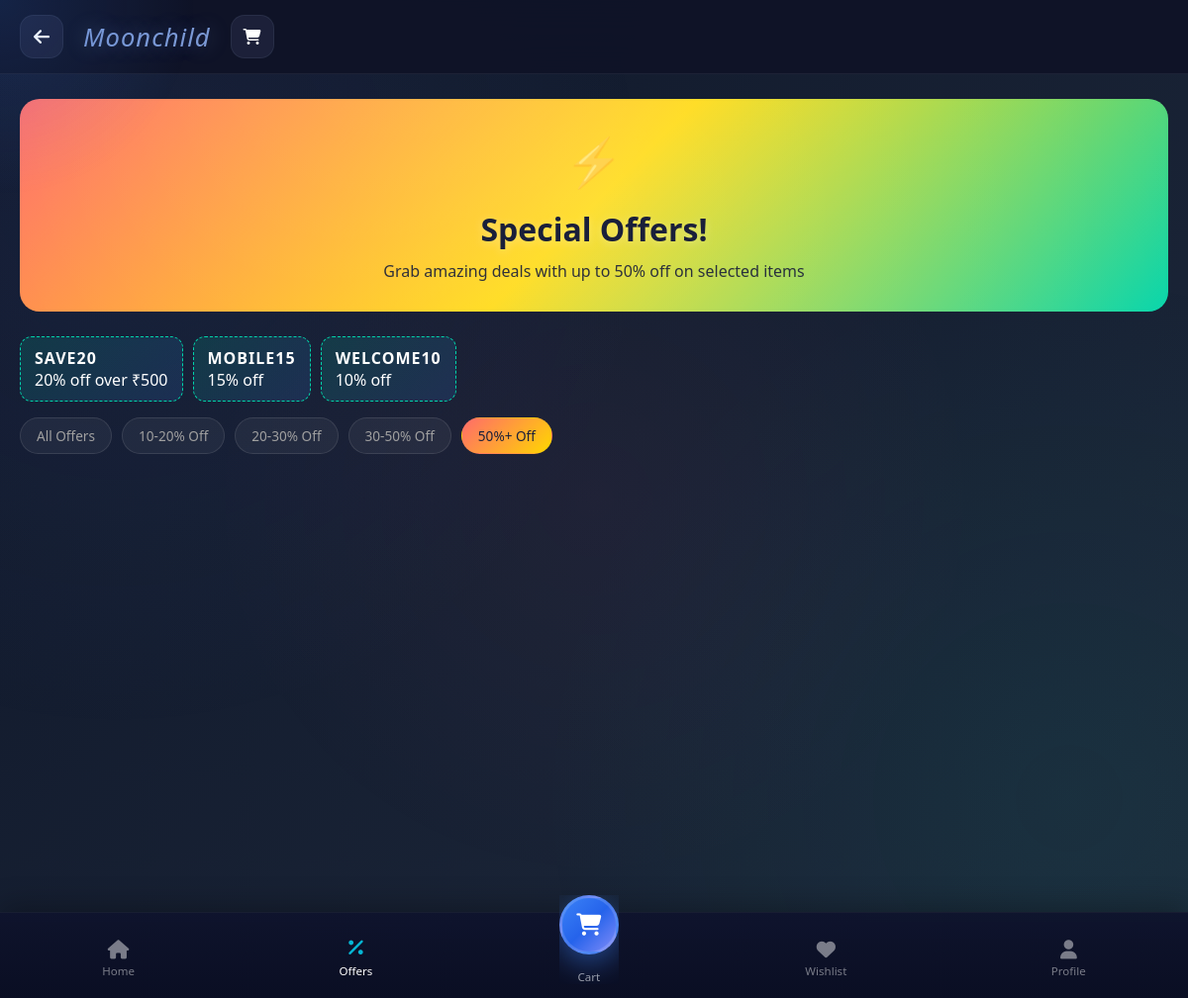
/offers.php?min=50 (signed in), run on the app's committed database.
### tables this page shows
CREATE TABLE IF NOT EXISTS coupons (
    id INT AUTO_INCREMENT PRIMARY KEY,
    code VARCHAR(50) UNIQUE NOT NULL,
    discount_percent INT NOT NULL,
    min_order DECIMAL(10,2) DEFAULT 0,
    description VARCHAR(255) DEFAULT NULL,
    active TINYINT(1) DEFAULT 1
);

### offers.php (the view, shortened to what this page needs)
<?php
require_once 'config.php';
$min = isset($_GET['min']) ? (int)$_GET['min'] : 0;
$max = isset($_GET['max']) ? (int)$_GET['max'] : 0;
$coupons = $conn->query("SELECT * FROM coupons WHERE active = 1 ORDER BY discount_percent DESC")->fetchAll(PDO::FETCH_ASSOC);
?>
<!DOCTYPE html>
<html lang="en">
<head>
    <link rel="stylesheet" href="shop.css?v=3.0">
    <link rel="stylesheet" href="https://cdnjs.cloudflare.com/ajax/libs/font-awesome/6.4.0/css/all.min.css">
</head>
<body>
    <header class="header">
        <div class="header-content">
            <a href="home.php" class="back-btn"><i class="fas fa-arrow-left"></i></a>
            <h1 class="logo">Moonchild</h1>
            <div class="header-icons">
                <a href="cart.php" class="icon-btn">
                    <i class="fas fa-shopping-cart"></i>
                </a>
            </div>
        </div>
    </header>
    <main class="main-content">
        <div class="offers-hero">
            <span class="flash-icon">⚡</span>
            <h2>Special Offers!</h2>
            <p>Grab amazing deals with up to 50% off on selected items</p>
        </div>
        <div class="coupon-codes">
            <?php foreach ($coupons as $cp): ?>
            <div class="coupon-chip">
                <strong><?php echo htmlspecialchars($cp['code']); ?></strong>
                <span><?php echo (int)$cp['discount_percent']; ?>% off<?php echo (float)$cp['min_order'] > 0 ? ' over ₹' . number_format($cp['min_order'], 0) : ''; ?></span>
            </div>
            <?php endforeach; ?>
        </div>
        <div class="filter-tabs">
            <a href="offers.php" class="filter-tab <?php echo $min == 0 && $max == 0 ? 'active' : ''; ?>">All Offers</a>
            <a href="offers.php?min=10&max=20" class="filter-tab <?php echo $min == 10 && $max == 20 ? 'active' : ''; ?>">10-20% Off</a>
            <a href="offers.php?min=20&max=30" class="filter-tab <?php echo $min == 20 && $max == 30 ? 'active' : ''; ?>">20-30% Off</a>
            <a href="offers.php?min=30&max=50" class="filter-tab <?php echo $min == 30 && $max == 50 ? 'active' : ''; ?>">30-50% Off</a>
            <a href="offers.php?min=50" class="filter-tab <?php echo $min == 50 && $max == 0 ? 'active' : ''; ?>">50%+ Off</a>
        </div>
    </main>
    <nav class="bottom-nav">
        <a href="home.php" class="nav-item">
            <i class="fas fa-home"></i>
            <span>Home</span>
        </a>
        <a href="offers.php" class="nav-item active">
            <i class="fas fa-percent"></i>
            <span>Offers</span>
        </a>
        <a href="cart.php" class="nav-item center-btn">
            <div class="nav-icon-wrapper">
                <i class="fas fa-shopping-cart"></i>
            </div>
            <span>Cart</span>
        </a>
        <a href="wishlist.php" class="nav-item">
            <i class="fas fa-heart"></i>
            <span>Wishlist</span>
        </a>
        <a href="profile.php" class="nav-item">
            <i class="fas fa-user"></i>
            <span>Profile</span>
        </a>
    </nav>
</body>
</html>

### offers.php (style rules this page uses)
.offers-hero { background: linear-gradient(135deg, #ff6b6b 0%, #ffd700 50%, #00d4aa 100%); border-radius: 20px; padding: 30px 20px; text-align: center; margin-bottom: 25px; position: relative; overflow: hidden; }
.offers-hero::before { content: ''; position: absolute; top: -50%; left: -50%; width: 200%; height: 200%; background: radial-gradient(circle, rgba(255,255,255,0.2) 0%, transparent 60%); animation: shimmer 3s infinite linear; }
.offers-hero h2 { font-size: 2rem; color: #1a1f3a; margin-bottom: 10px; text-shadow: 0 2px 10px rgba(255,255,255,0.3); position: relative; z-index: 1; }
.offers-hero p { color: #1a1f3a; font-size: 1rem; opacity: 0.9; position: relative; z-index: 1; }
.offers-hero .flash-icon { font-size: 3rem; margin-bottom: 15px; display: block; animation: pulse 1s infinite; }
.filter-tabs { display: flex; gap: 10px; margin-bottom: 20px; overflow-x: auto; padding-bottom: 10px; }
.filter-tab { background: rgba(255, 255, 255, 0.05); border: 1px solid rgba(255, 255, 255, 0.1); padding: 8px 16px; border-radius: 20px; color: #a0a0a0; font-size: 0.85rem; cursor: pointer; transition: all 0.3s ease; white-space: nowrap; text-decoration: none; }
.filter-tab:hover, .filter-tab.active { background: linear-gradient(135deg, #ff6b6b, #ffd700); color: #1a1f3a; border-color: transparent; }

### data on the page
coupons: code "SAVE20", discount_percent "20", min_order "500"
coupons: code "MOBILE15", discount_percent "15"
coupons: code "WELCOME10", discount_percent "10"
